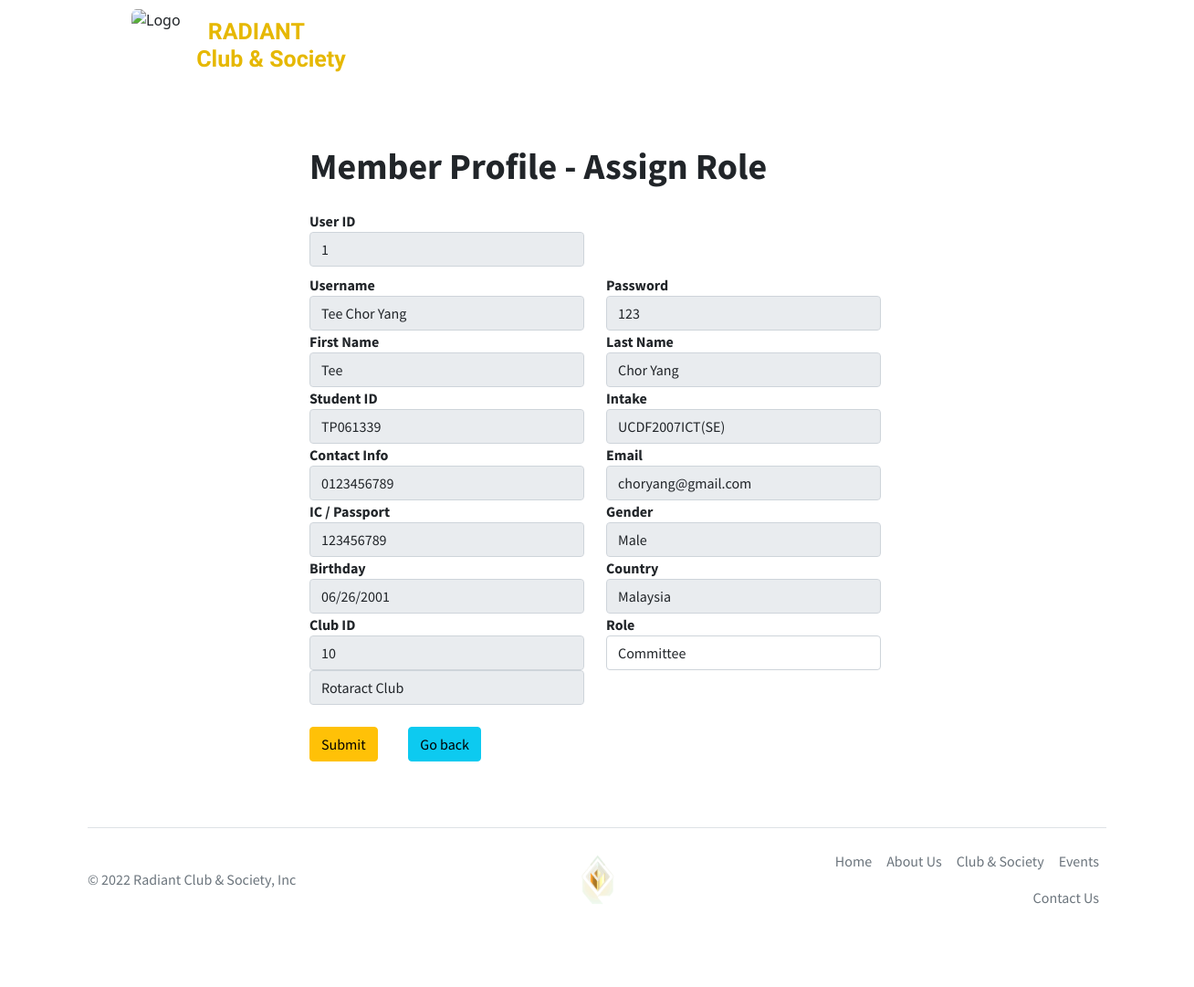
The page /cedituser.php?id=1 on the database its author committed.
### tables this page shows
CREATE TABLE `students` (
  `sid` int(10) NOT NULL,
  `bio` varchar(200) DEFAULT NULL,
  `username` varchar(25) NOT NULL,
  `email` varchar(50) NOT NULL,
  `password` varchar(25) NOT NULL,
  `Fname` varchar(50) NOT NULL,
  `Lname` varchar(50) NOT NULL,
  `studentid` varchar(10) NOT NULL,
  `intake` varchar(25) NOT NULL,
  `mobile_num` varchar(20) NOT NULL,
  `gender` varchar(15) NOT NULL,
  `birth_date` date NOT NULL,
  `ic_passport` varchar(20) NOT NULL,
  `country` varchar(50) NOT NULL,
  `role` varchar(20) NOT NULL,
  `clubid` int(10) DEFAULT NULL
);

CREATE TABLE `clubs` (
  `cid` int(11) NOT NULL,
  `cname` varchar(50) DEFAULT NULL,
  `cimage` varchar(255) DEFAULT NULL,
  `category` varchar(50) DEFAULT NULL,
  `content` varchar(2500) DEFAULT NULL,
  `wallpaper` varchar(255) DEFAULT NULL,
  `link` text DEFAULT NULL,
  `mail` varchar(255) DEFAULT NULL,
  `venue` varchar(255) DEFAULT NULL,
  `location` text DEFAULT NULL
);

### cedituser.php (the view, shortened to what this page needs)
<?php
    $servername = "localhost";
    $user = "root";
    $password = "";
    $dbase = "sdp";
    $conn = mysqli_connect($servername,$user,$password,$dbase);
    if(isset($_GET['id'])){
        $id = $_GET['id'];
    }else{
        die('id not provided');
    }
?>
<!DOCTYPE html>
<html lang="en">
<head>
    <link href="https://cdn.jsdelivr.net/npm/bootstrap@5.1.3/dist/css/bootstrap.min.css" rel="stylesheet">
    <link rel="stylesheet" href="path/to/font-awesome/css/font-awesome.min.css">
    <link rel="stylesheet" href="https://cdnjs.cloudflare.com/ajax/libs/font-awesome/4.7.0/css/font-awesome.min.css">
</head>
<body>
    <div style="max-width: 1300px; margin: auto; padding: 10px;">
    <div class="container">
      <a class="d-flex align-items-center mb-3 mb-md-0 me-md-auto text-dark text-decoration-none" width="auto" height="auto">
        <svg class="bi me-2" width="40" height="32"><img onclick="location.href='index.php'" src="images/radiant_bg.png" style="border-radius: 10%;" alt="Logo" width="55" height="80"></svg>
        <h1 class="fs-4; a" onclick="location.href='index.php'"style="margin: 10px;font-weight: bold;">&nbsp;&nbsp;&nbsp;RADIANT<br>&nbsp;Club & Society</h1>
      </a>
    </div>
    </div>
    <div class="container rounded bg-white mt-5 mb-5 content" style="font-family: Source Sans Pro,san-serif;">
    <div class="row d-flex justify-content-center" style="width: 1300px; ">
            <?php
                $sql_query = "SELECT * FROM students WHERE sid = $id";
                $result = mysqli_query($conn, $sql_query);
                while ($row = mysqli_fetch_array($result)) {
            ?>
        <div class="col-md-6 border-right">
            <div class="">
            <form action="./cusermodify.php?id=<?= $id ?>" method="POST" onSubmit="return validate();">
                <div class="d-flex justify-content-between align-items-center mb-3">
                    <h4 class="text-right" style="font-size:2.5rem"><b>Member Profile - Assign Role</b></h4>
                </div>
                <div class="row mt-2">
                  <div class="col-md-6">
                      <label class="labels">User ID</label>
                      <input type="text" name="idnum" class="form-control" placeholder="" readonly value="<?= $row["sid"]?>">
                  </div>
                </div>
                <div class="row mt-2">
                    <div class="col-md-6">
                        <label class="labels">Username</label>
                        <input type="text" name="username" class="form-control" readonly placeholder="" value="<?= $row["username"]?>" >
                    </div>
                    <div class="col-md-6">
                        <label class="labels">Password</label>
                        <input type="text" name="password" class="form-control" readonly placeholder="" value="<?= $row["password"]?>" >
                    </div>
                    <div class="col-md-6">
                        <label class="labels">First Name</label>
                        <input type="text" name="fname" class="form-control" readonly placeholder="" value="<?= $row["Fname"]?>">
                    </div>
                    <div class="col-md-6">
                        <label class="labels">Last Name</label>
                        <input type="text" name="lname" class="form-control" readonly placeholder="" value="<?= $row["Lname"]?>" >
                    </div>
                    <div class="col-md-6">
                        <label class="labels">Student ID</label>
                        <input type="text" name="studentid" class="form-control" readonly placeholder="" value="<?= $row["studentid"]?>" >
                    </div>
                    <div class="col-md-6">
                        <label class="labels">Intake</label>
                        <input type="text" name="intake" class="form-control" readonly placeholder="" value="<?= $row["intake"]?>" >
                    </div>
                    <div class="col-md-6">
                        <label class="labels">Contact Info</label>
                        <input type="text" name="contact" class="form-control" readonly value="<?= $row["mobile_num"]?>">
                    </div>
                    <div class="col-md-6">
                        <label class="labels">Email</label>
                        <input type="text" name="email" class="form-control" readonly value="<?= $row["email"]?>">
                    </div>
                    <div class="col-md-6">
                        <label class="labels">IC / Passport</label>
                        <input type="text" name="ic_passport" class="form-control" readonly placeholder="" readonly value="<?= $row["ic_passport"]?>" >
                    </div>
                    <div class="col-md-6">
                        <label class="labels">Gender</label>
                        <input type="text" name="gender" class="form-control" readonly placeholder=""  value="<?= $row["gender"]?>" >
                    </div>
                    <div class="col-md-6">
                        <label class="labels">Birthday</label>
                        <input type="date" name="birthday" class="form-control" readonly readonly value="<?= $row["birth_date"]?>">
                    </div>
                    <div class="col-md-6">
                        <label class="labels">Country</label>
                        <input type="text" name="Country" class="form-control" readonly readonly value="<?= $row["country"]?>">
                    </div>
                    <div class="col-md-6">
                        <label class="labels">Club ID</label>
                        <input type="text" name="clubid" class="form-control" readonly value="<?= $row["clubid"]?>">
                        <?php
                        $cid = $row["clubid"];
                        $query = mysqli_query(
                            $conn,"SELECT * FROM clubs WHERE cid = $cid");
                        $res = mysqli_fetch_array($query);
                        $clubname = $res['cname'];
                        echo "<input type='text' name='club' class='form-control' placeholder='' readonly value='$clubname' >";
                         ?>
                    </div>
                    <div class="col-md-6">
                        <label class="labels">Role</label>
                        <br>
                        <select type="text" class="form-control" id="role" name="role" value="<?= $row["role"]?>">
                            <option value="Committee">Committee</option>
                        </select>
                    </div>
                    <div class="col-md-2">
                    <br>
                    <input type="submit" value="Submit" class="btn btn-warning" ></button>
                    </div>
                    <div class="col-md-2">
                            <br>
                            <input type="button" class="btn btn-info" value="Go back" onclick="history.back()">
                        </div>
                </div>
    </div>
                <?php
        }
        ?>
            </div>
        </div>
        <br><br>
    <div class="container">
      <footer class="d-flex flex-wrap justify-content-between align-items-center py-3 my-4 border-top">
        <p class="col-md-4 mb-0 text-muted">© 2022 Radiant Club & Society, Inc</p>
        <a class="col-md-4 d-flex align-items-center justify-content-center mb-3 mb-md-0 me-md-auto link-dark text-decoration-none">
          <img src="images/radiant.png" style="border-radius: 10%;" alt="Logo" width="55" height="55">
        </a>
        <ul class="nav col-md-4 justify-content-end">
          <li class="nav-item"><a href="index.php" class="nav-link px-2 text-muted">Home</a></li>
          <li class="nav-item"><a href="about.php" class="nav-link px-2 text-muted">About Us</a></li>
          <li class="nav-item"><a href="clubs.php?id=" class="nav-link px-2 text-muted">Club & Society</a></li>
          <li class="nav-item"><a href="events.php" class="nav-link px-2 text-muted">Events</a></li>
          <li class="nav-item"><a href="contact.php" class="nav-link px-2 text-muted">Contact Us</a></li>
        </ul>
      </footer>
    </div>
</body>
</html>

### cedituser.php (style rules this page uses)
h1.a { font-family: "Capriola", sans-serif; color: #e6b800; font-size: 25px; }
.content { max-width: 1300px; margin: auto; padding: 10px; }
label { font-weight: bold; }

### rows shown on the page
students: idnum "1", username "Tee Chor Yang", password "123", fname "Tee", lname "Chor Yang", studentid "TP061339", intake "UCDF2007ICT(SE)", contact "0123456789", email "choryang@gmail.com", ic_passport "123456789", gender "Male", birthday "06/26/2001", Country "Malaysia", clubid "10", club "Rotaract Club", role "Committee"
